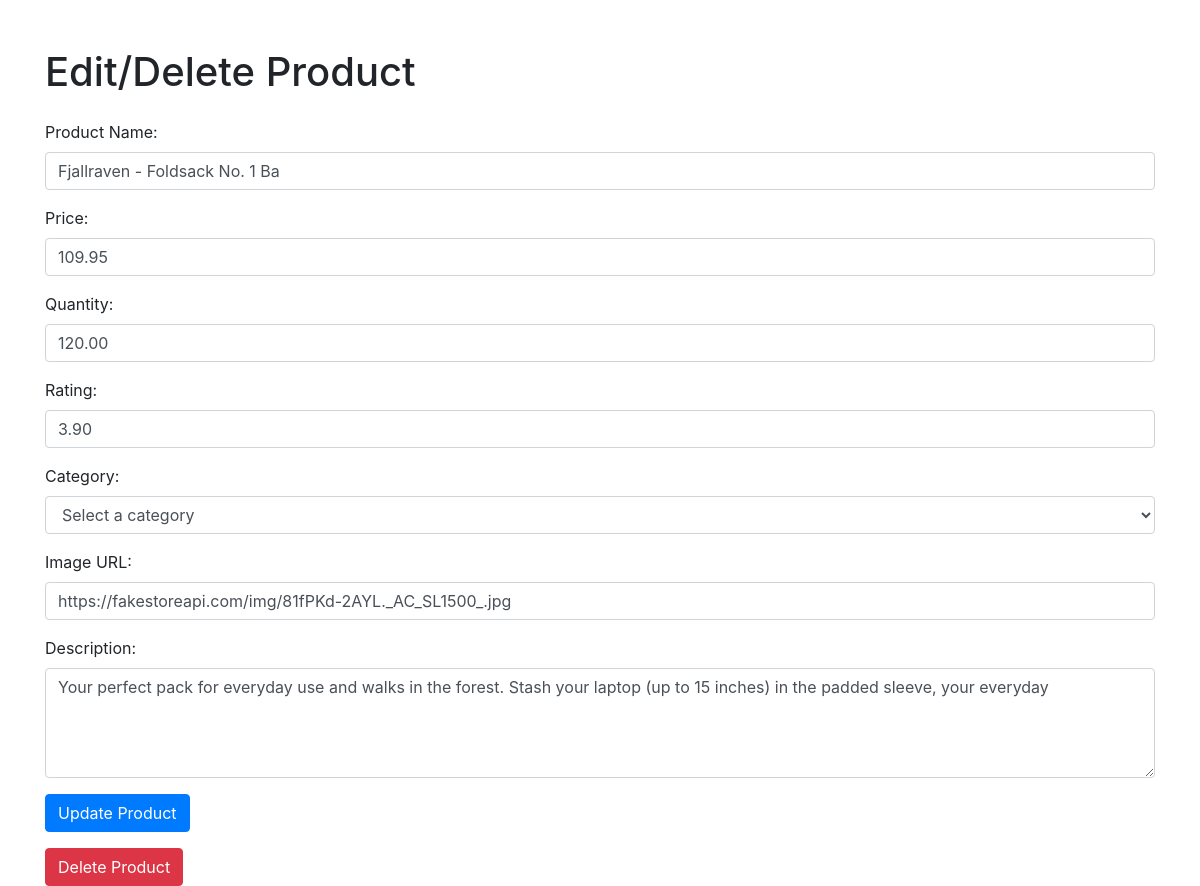
Page /editProduct.php?id=42 on the committed database.
### tables this page shows
CREATE TABLE `products` (
  `productID` int(6) UNSIGNED NOT NULL,
  `productName` varchar(30) NOT NULL,
  `price` decimal(10,2) NOT NULL,
  `img` varchar(600) DEFAULT NULL,
  `dct` varchar(600) DEFAULT NULL,
  `category` varchar(60) DEFAULT NULL,
  `rate` decimal(10,2) DEFAULT NULL,
  `quantity` decimal(10,2) NOT NULL
);

### editProduct.php (the view, shortened to what this page needs)
<!DOCTYPE html>
<html lang="en">
<head>
    <link href="https://stackpath.bootstrapcdn.com/bootstrap/4.5.2/css/bootstrap.min.css" rel="stylesheet">
</head>
<body>
    <div class="container mt-5">
        <h1 class="mb-4">Edit/Delete Product</h1>
        <?php
        $servername = "localhost";
        $username = "root";
        $password = "";
        $dbname = "OnlineStore";
        $conn = new mysqli($servername, $username, $password, $dbname);
        if (isset($_GET["id"])) {
            $productId = $_GET["id"];
            $sql = "SELECT * FROM products WHERE productID=$productId";
            $result = $conn->query($sql);
            if ($result->num_rows > 0) {
                $product = $result->fetch_assoc();
            } else {
                echo '<div class="alert alert-danger" role="alert">Product not found</div>';
                exit;
            }
        } else {
            echo '<div class="alert alert-danger" role="alert">Product ID not provided</div>';
            exit;
        }
        ?>
        <form method="post" action="">
            <div class="form-group">
                <label for="product_name">Product Name:</label>
                <input type="text" class="form-control" name="product_name" value="<?php echo $product["productName"]; ?>" required>
            </div>
            <div class="form-group">
                <label for="price">Price:</label>
                <input type="number" step="0.01" class="form-control" name="price" value="<?php echo $product["price"]; ?>" required>
            </div>
            <div class="form-group">
                <label for="quantity">Quantity:</label>
                <input type="number" class="form-control" name="quantity" value="<?php echo $product["quantity"]; ?>" required>
            </div>
            <div class="form-group">
                <label for="rate">Rating:</label>
                <input type="number" step="0.1" class="form-control" name="rate" value="<?php echo $product["rate"]; ?>" required>
            </div>
            <div class="form-group">
                <label for="category">Category:</label>
                <select class="form-control" id="category" name="category" required>
                    <option value="">Select a category</option>
                </select>
            </div>
            <div class="form-group">
                <label for="img">Image URL:</label>
                <input type="text" class="form-control" name="img" value="<?php echo $product["img"]; ?>" required>
            </div>
            <div class="form-group">
                <label for="description">Description:</label>
                <textarea class="form-control" name="description" rows="4" required><?php echo $product["dct"]; ?></textarea>
            </div>
            <button type="submit" class="btn btn-primary">Update Product</button>
        </form>
        <form method="post" action="">
            <button type="submit" class="btn btn-danger mt-3" onclick="return confirm('Are you sure you want to delete this product?')">Delete Product</button>
        </form>
    </div>
</body>
</html>

### rows in the picture
products: product_name "Fjallraven - Foldsack No. 1 Ba", price "109.95", quantity "120.00", rate "3.90", img "https://fakestoreapi.com/img/81fPKd-2AYL._AC_SL1500_.jpg", description "Your perfect pack for everyday use and walks in the forest. Stash your laptop (up to 15 inches) in the padded sleeve, your everyday"
